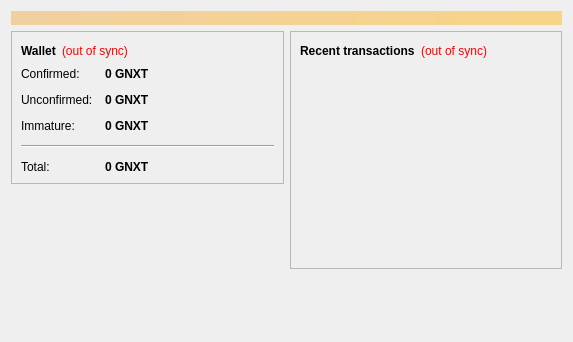
<?xml version="1.0" encoding="UTF-8"?>
<ui version="4.0">
 <class>OverviewPage</class>
 <widget class="QWidget" name="OverviewPage">
  <property name="geometry">
   <rect>
    <x>0</x>
    <y>0</y>
    <width>573</width>
    <height>342</height>
   </rect>
  </property>
  <property name="windowTitle">
   <string>Form</string>
  </property>
  <layout class="QVBoxLayout" name="topLayout">
   <item>
    <widget class="QLabel" name="labelAlerts">
     <property name="visible">
      <bool>false</bool>
     </property>
     <property name="styleSheet">
      <string notr="true">background-color: qlineargradient(x1: 0, y1: 0, x2: 1, y2: 0, stop:0 #F0D0A0, stop:1 #F8D488); color:#000000;</string>
     </property>
     <property name="wordWrap">
      <bool>true</bool>
     </property>
     <property name="margin">
      <number>3</number>
     </property>
    </widget>
   </item>
   <item>
    <layout class="QHBoxLayout" name="horizontalLayout" stretch="1,1">
     <item>
      <layout class="QVBoxLayout" name="verticalLayout_2">
       <item>
        <widget class="QFrame" name="frame">
         <property name="frameShape">
          <enum>QFrame::StyledPanel</enum>
         </property>
         <property name="frameShadow">
          <enum>QFrame::Raised</enum>
         </property>
         <layout class="QVBoxLayout" name="verticalLayout_4">
          <item>
           <layout class="QHBoxLayout" name="horizontalLayout_4">
            <item>
             <widget class="QLabel" name="label_5">
              <property name="font">
               <font>
                <weight>75</weight>
                <bold>true</bold>
               </font>
              </property>
              <property name="text">
               <string>Wallet</string>
              </property>
             </widget>
            </item>
            <item>
             <widget class="QLabel" name="labelWalletStatus">
              <property name="toolTip">
               <string>The displayed information may be out of date. Your wallet automatically synchronizes with the GenextCoin network after a connection is established, but this process has not completed yet.</string>
              </property>
              <property name="styleSheet">
               <string notr="true">QLabel { color: red; }</string>
              </property>
              <property name="text">
               <string notr="true">(out of sync)</string>
              </property>
              <property name="alignment">
               <set>Qt::AlignLeading|Qt::AlignLeft|Qt::AlignVCenter</set>
              </property>
             </widget>
            </item>
            <item>
             <spacer name="horizontalSpacer_2">
              <property name="orientation">
               <enum>Qt::Horizontal</enum>
              </property>
              <property name="sizeHint" stdset="0">
               <size>
                <width>40</width>
                <height>20</height>
               </size>
              </property>
             </spacer>
            </item>
           </layout>
          </item>
          <item>
           <layout class="QFormLayout" name="formLayout_2">
            <property name="fieldGrowthPolicy">
             <enum>QFormLayout::AllNonFixedFieldsGrow</enum>
            </property>
            <property name="horizontalSpacing">
             <number>12</number>
            </property>
            <property name="verticalSpacing">
             <number>12</number>
            </property>
            <item row="0" column="0">
             <widget class="QLabel" name="label">
              <property name="text">
               <string>Confirmed:</string>
              </property>
             </widget>
            </item>
            <item row="0" column="1">
             <widget class="QLabel" name="labelBalance">
              <property name="font">
               <font>
                <weight>75</weight>
                <bold>true</bold>
               </font>
              </property>
              <property name="cursor">
               <cursorShape>IBeamCursor</cursorShape>
              </property>
              <property name="toolTip">
               <string>Your current spendable balance</string>
              </property>
              <property name="text">
               <string notr="true">0 GNXT</string>
              </property>
              <property name="textInteractionFlags">
               <set>Qt::LinksAccessibleByMouse|Qt::TextSelectableByKeyboard|Qt::TextSelectableByMouse</set>
              </property>
             </widget>
            </item>
            <item row="1" column="0">
             <widget class="QLabel" name="label_3">
              <property name="text">
               <string>Unconfirmed:</string>
              </property>
             </widget>
            </item>
            <item row="1" column="1">
             <widget class="QLabel" name="labelUnconfirmed">
              <property name="font">
               <font>
                <weight>75</weight>
                <bold>true</bold>
               </font>
              </property>
              <property name="cursor">
               <cursorShape>IBeamCursor</cursorShape>
              </property>
              <property name="toolTip">
               <string>Total of transactions that have yet to be confirmed, and do not yet count toward the spendable balance</string>
              </property>
              <property name="text">
               <string notr="true">0 GNXT</string>
              </property>
              <property name="textInteractionFlags">
               <set>Qt::LinksAccessibleByMouse|Qt::TextSelectableByKeyboard|Qt::TextSelectableByMouse</set>
              </property>
             </widget>
            </item>
            <item row="2" column="0">
             <widget class="QLabel" name="labelImmatureText">
              <property name="text">
               <string>Immature:</string>
              </property>
             </widget>
            </item>
            <item row="2" column="1">
             <widget class="QLabel" name="labelImmature">
              <property name="font">
               <font>
                <weight>75</weight>
                <bold>true</bold>
               </font>
              </property>
              <property name="toolTip">
               <string>Mined balance that has not yet matured</string>
              </property>
              <property name="text">
               <string notr="true">0 GNXT</string>
              </property>
              <property name="textInteractionFlags">
               <set>Qt::LinksAccessibleByMouse|Qt::TextSelectableByKeyboard|Qt::TextSelectableByMouse</set>
              </property>
             </widget>
            </item>
            <item row="4" column="0">
             <widget class="QLabel" name="labelTotalText">
              <property name="text">
               <string>Total:</string>
              </property>
             </widget>
            </item>
            <item row="4" column="1">
             <widget class="QLabel" name="labelTotal">
              <property name="font">
               <font>
                <weight>75</weight>
                <bold>true</bold>
               </font>
              </property>
              <property name="cursor">
               <cursorShape>IBeamCursor</cursorShape>
              </property>
              <property name="toolTip">
               <string>Your current total balance</string>
              </property>
              <property name="text">
               <string notr="true">0 GNXT</string>
              </property>
              <property name="textInteractionFlags">
               <set>Qt::LinksAccessibleByMouse|Qt::TextSelectableByKeyboard|Qt::TextSelectableByMouse</set>
              </property>
             </widget>
            </item>
            <item row="3" column="0" colspan="2">
             <widget class="Line" name="line">
              <property name="orientation">
               <enum>Qt::Horizontal</enum>
              </property>
             </widget>
            </item>
           </layout>
          </item>
         </layout>
        </widget>
       </item>
       <item>
        <spacer name="verticalSpacer">
         <property name="orientation">
          <enum>Qt::Vertical</enum>
         </property>
         <property name="sizeHint" stdset="0">
          <size>
           <width>20</width>
           <height>40</height>
          </size>
         </property>
        </spacer>
       </item>
      </layout>
     </item>
     <item>
      <layout class="QVBoxLayout" name="verticalLayout_3">
       <item>
        <widget class="QFrame" name="frame_2">
         <property name="frameShape">
          <enum>QFrame::StyledPanel</enum>
         </property>
         <property name="frameShadow">
          <enum>QFrame::Raised</enum>
         </property>
         <layout class="QVBoxLayout" name="verticalLayout">
          <item>
           <layout class="QHBoxLayout" name="horizontalLayout_2">
            <item>
             <widget class="QLabel" name="label_4">
              <property name="text">
               <string>&lt;b&gt;Recent transactions&lt;/b&gt;</string>
              </property>
             </widget>
            </item>
            <item>
             <widget class="QLabel" name="labelTransactionsStatus">
              <property name="toolTip">
               <string>The displayed information may be out of date. Your wallet automatically synchronizes with the GenextCoin network after a connection is established, but this process has not completed yet.</string>
              </property>
              <property name="styleSheet">
               <string notr="true">QLabel { color: red; }</string>
              </property>
              <property name="text">
               <string notr="true">(out of sync)</string>
              </property>
              <property name="alignment">
               <set>Qt::AlignRight|Qt::AlignTrailing|Qt::AlignVCenter</set>
              </property>
             </widget>
            </item>
            <item>
             <spacer name="horizontalSpacer">
              <property name="orientation">
               <enum>Qt::Horizontal</enum>
              </property>
              <property name="sizeHint" stdset="0">
               <size>
                <width>40</width>
                <height>20</height>
               </size>
              </property>
             </spacer>
            </item>
           </layout>
          </item>
          <item>
           <widget class="QListView" name="listTransactions">
            <property name="styleSheet">
             <string notr="true">QListView { background: transparent; }</string>
            </property>
            <property name="frameShape">
             <enum>QFrame::NoFrame</enum>
            </property>
            <property name="verticalScrollBarPolicy">
             <enum>Qt::ScrollBarAlwaysOff</enum>
            </property>
            <property name="horizontalScrollBarPolicy">
             <enum>Qt::ScrollBarAlwaysOff</enum>
            </property>
            <property name="selectionMode">
             <enum>QAbstractItemView::NoSelection</enum>
            </property>
           </widget>
          </item>
         </layout>
        </widget>
       </item>
       <item>
        <spacer name="verticalSpacer_2">
         <property name="orientation">
          <enum>Qt::Vertical</enum>
         </property>
         <property name="sizeHint" stdset="0">
          <size>
           <width>20</width>
           <height>40</height>
          </size>
         </property>
        </spacer>
       </item>
      </layout>
     </item>
    </layout>
   </item>
  </layout>
 </widget>
 <resources/>
 <connections/>
</ui>
